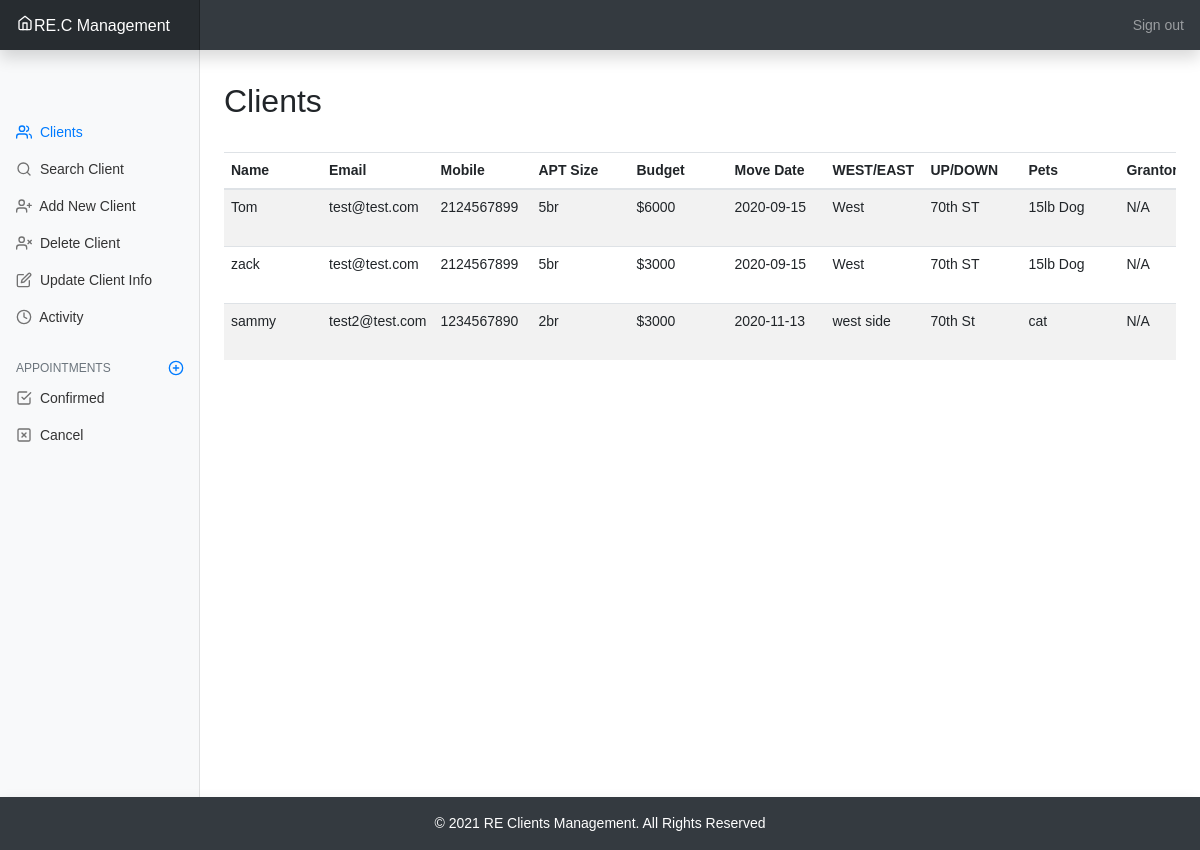
The page / (signed in) on the database its author committed.
### tables this page shows
CREATE TABLE 'clients' ( id INTEGER PRIMARY KEY AUTOINCREMENT NOT NULL,'user_id' integer NOT NULL, clientname TEXT NOT NULL, email TEXT NOT NULL,'mobile' text NOT NULL, aptsize TEXT NOT NULL, budget NUMERIC NOT NULL,'move_date' date NOT NULL, w_or_e TEXT NOT NULL, up_down_town TEXT NOT NULL, pets TEXT NOT NULL, grantor TEXT NOT NULL, note TEXT NOT NULL, modified TIMESTAMP DEFAULT CURRENT_TIMESTAMP NOT NULL, FOREIGN KEY(user_id) REFERENCES users(id));

### app.py (the view)
@app.route("/")
@login_required
def index():
  clients = db.execute("""
      SELECT *
      FROM clients
      WHERE user_id = :user_id
      ORDER BY move_date;
      """, user_id=session["user_id"])
  return render_template("index.html", clients=clients)

### app.py (called while the page is built)
@app.after_request
def after_request(response):
  response.headers["Cache-Control"] = "no-cache, no-store, must-revalidate"
  response.headers["Expires"] = 0
  response.headers["Pragma"] = "no-cache"
  return response

### helpers.py (called while the page is built)
def login_required(f):
    @wraps(f)
    def decorated_function(*args, **kwargs):
        if session.get("user_id") is None:
            return redirect("/login")
        return f(*args, **kwargs)
    return decorated_function

### templates/index.html (shortened to what this page needs)
{% extends "layout.html" %}
{% block main %}
	<div class="col-md-9 ms-sm-auto col-lg-10 px-md-4">
		<h2 class="head-sub">Clients</h2>
		<div class="table-responsive">
			<table class="table table-striped table-sm">
				<thead>
					<tr>
						<th>Name</th>
						<th>Email</th>
						<th>Mobile</th>
						<th>APT Size</th>
						<th>Budget</th>
						<th>Move Date</th>
						<th>WEST/EAST</th>
						<th>UP/DOWN</th>
						<th>Pets</th>
						<th>Grantor</th>
					</tr>
				</thead>
				<tbody>
				{% for client in clients %}
					<tr>
						<td>{{client["clientname"]}}</td>
						<td>{{client["email"]}}</td>
						<td>{{client["mobile"]}}</td>
						<td>{{client["aptsize"]}}</td>
						<td>{{client["budget"]}}</td>
						<td>{{client["move_date"]}}</td>
						<td>{{client["w_or_e"]}}</td>
						<td>{{client["up_down_town"]}}</td>
						<td>{{client["pets"]}}</td>
						<td>{{client["grantor"]}}</td>
					</tr>
				{% endfor %}
				</tbody>
			</table>
		</div>
	</div>
{% endblock %}

### templates/layout.html (shortened to what this page needs)
<!DOCTYPE html>
<html lang="en">
  <head>
    <link rel="stylesheet" href="https://cdnjs.cloudflare.com/ajax/libs/font-awesome/4.7.0/css/font-awesome.min.css">
    <link href="https://maxcdn.bootstrapcdn.com/bootstrap/4.1.3/css/bootstrap.min.css" rel="stylesheet">
    <link href="/static/styles.css" rel="stylesheet">
  </head>
  <body>
    <header class="navbar navbar-dark sticky-top bg-dark flex-md-nowrap p-0 shadow">
      <a class="navbar-brand col-md-3 col-lg-2 me-0 px-3" href="/"> <span data-feather="home"></span>RE.C Management</a>
        {% if session.user_id %}
        <ul class="navbar-nav px-3">
          <li class="nav-item text-nowrap">
            <a class="nav-link" href="/logout">Sign out</a>
          </li>
        </ul>
      {% endif %}
    </header>
    {% if session.user_id %}
    <div class="container-fluid">
        <div class="row">
        <nav id="sidebarMenu" class="col-md-3 col-lg-2 d-md-block bg-light sidebar collapse">
          <div class="position-sticky pt-3">
            <ul class="nav flex-column">
              <li class="nav-item">
                <a class="nav-link active" aria-current="page" href="/">
                  <span data-feather="users"></span>
                  Clients
                </a>
              </li>
              <li class="nav-item">
                <a class="nav-link" href="/search">
                  <span data-feather="search"></span>
                   Search Client
                </a>
              </li>
              <li class="nav-item">
                <a class="nav-link" href="/add">
                  <span data-feather="user-plus"></span>
                  Add New Client
                </a>
              </li>
              <li class="nav-item">
                <a class="nav-link" href="/delete">
                  <span data-feather="user-x"></span>
                  Delete Client
                </a>
              </li>
              <li class="nav-item">
                <a class="nav-link" href="/update">
                  <span data-feather="edit"></span>
                  Update Client Info
                </a>
              </li>
              <li class="nav-item">
                <a class="nav-link" href="/history">
                  <span data-feather="clock"></span>
                  Activity
                </a>
              </li>
            </ul>
            <h6 class="sidebar-heading d-flex justify-content-between align-items-center px-3 mt-4 mb-1 text-muted">
              <span>Appointments</span>
              <a class="link-secondary" href="/appointment" aria-label="Add a new appointments">
                <span data-feather="plus-circle"></span>
              </a>
            </h6>
            <ul class="nav flex-column mb-2">
              <li class="nav-item">
                <a class="nav-link" href="/confirmed_appointments">
                  <span data-feather="check-square"></span>
                  Confirmed
                </a>
              </li>
              <li class="nav-item">
                <a class="nav-link" href="/cancel_appts">
                  <span data-feather="x-square"></span>
                  Cancel
                </a>
              </li>
            </ul>
          </div>
        </nav>
      {% endif %}
        <main>
          {% block main %}{% endblock %}
        </main>
      </div>
    </div>
    <div class=" footer sticky-bottom bg-dark flex-md-nowrap p-3 shadow"> © <span id="year"></span> RE Clients Management. All Rights Reserved</div>
  </body>
</html>

### static/styles.css (style rules this page uses)
body { margin: 0; font-family: var(--bs-font-sans-serif); font-size: .875rem; font-weight: 400; line-height: 1.5; color: #212529; background-color: #fff; -webkit-text-size-adjust: 100%; -webkit-tap-highlight-color: transparent; }
main { display: contents; }
.navbar-brand { padding: .75rem 0; font-size: 1rem; margin: 0; min-width: max-content; background-color: rgba(0, 0, 0, .25); box-shadow: inset -1px 0 0 rgba(0, 0, 0, .25); }
.navbar-brand > svg { height: 22px !important; margin: 0 1px; }
.head-sub { margin: 1em 0; }
.table-sm td, .table-sm th { padding: .5em; min-width: 7em; }
.feather { width: 16px; height: 16px; vertical-align: text-bottom; }
.sidebar { position: relative; top: 0; bottom: 0; left: 0; z-index: 100; padding: 48px 0 0; box-shadow: inset -1px 0 0 rgba(0, 0, 0, .1); height: 100vh; }
.sidebar .nav-link { font-weight: 500; color: #333; }
.sidebar .nav-link .feather { margin-right: 4px; color: #727272; }
.sidebar .nav-link.active { color: #007bff; }
.sidebar .nav-link:hover .feather, .sidebar .nav-link.active .feather { color: inherit; }
.sidebar-heading { font-size: .75rem; text-transform: uppercase; }
.footer { position: fixed; left: 0; bottom: 0; width: 100%; color: white; text-align: center; z-index: 999; }

### rows shown on the page
clients: clientname "Tom", email "test@test.com", mobile "2124567899", aptsize "5br", budget "$6000", move_date "2020-09-15", w_or_e "West", up_down_town "70th ST", pets "15lb Dog", grantor "N/A"
clients: clientname "zack", email "test@test.com", mobile "2124567899", aptsize "5br", budget "$3000", move_date "2020-09-15", w_or_e "West", up_down_town "70th ST", pets "15lb Dog", grantor "N/A"
clients: clientname "sammy", email "test2@test.com", mobile "1234567890", aptsize "2br", budget "$3000", move_date "2020-11-13", w_or_e "west side", up_down_town "70th St", pets "cat", grantor "N/A"
